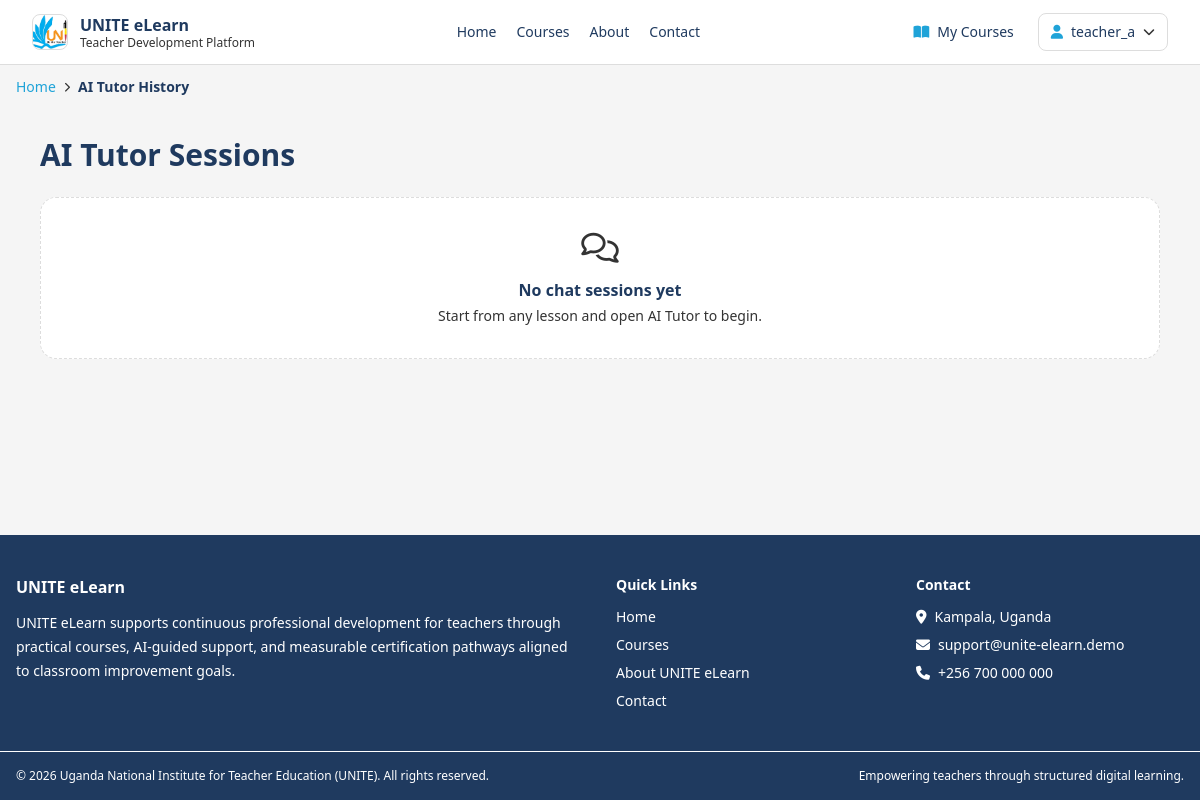
/ai/history/ (signed in), run on an earlier commit of the app's database.
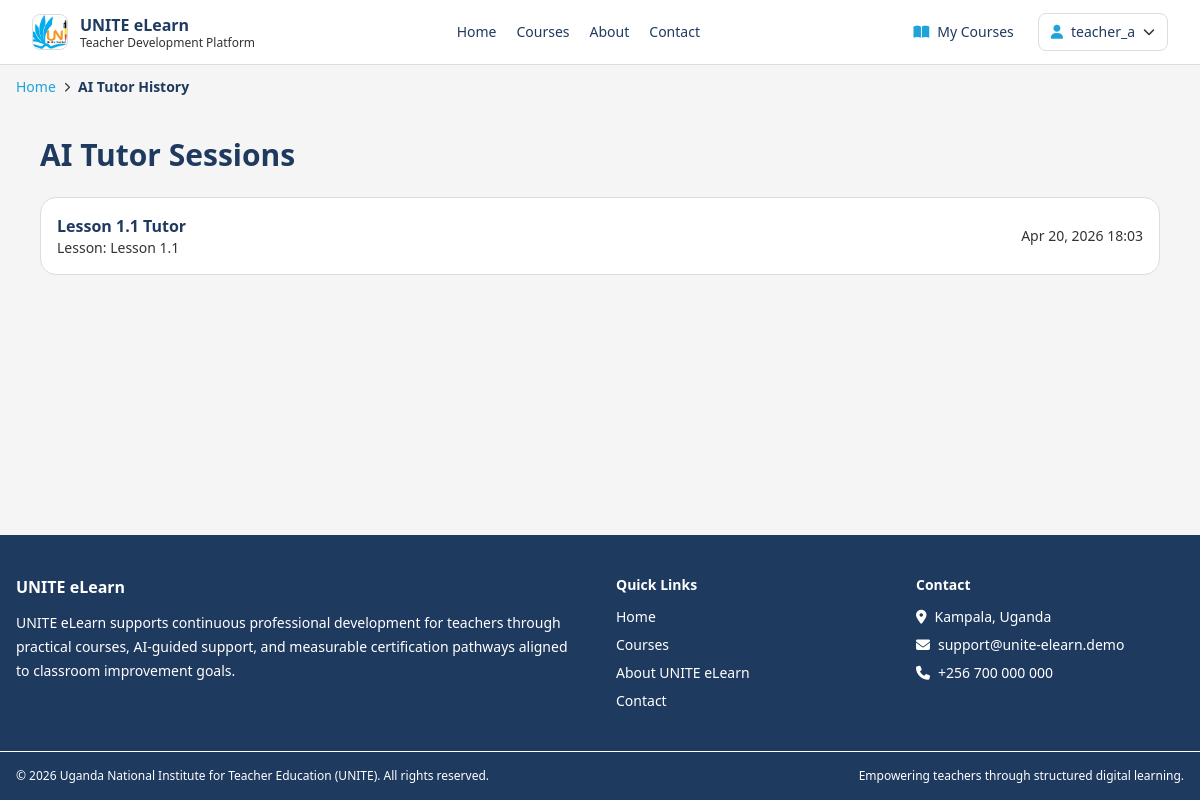
And on a later commit of the database.
### ai_tutor/models.py (models this page shows, shortened)
class ChatSession(models.Model):
    user = models.ForeignKey(User, on_delete=models.CASCADE, related_name="chat_sessions")
    course = models.ForeignKey(Course, on_delete=models.SET_NULL, null=True, blank=True, related_name="chat_sessions")
    lesson = models.ForeignKey(Lesson, on_delete=models.SET_NULL, null=True, blank=True, related_name="chat_sessions")
    title = models.CharField(max_length=255, blank=True)
    created_at = models.DateTimeField(auto_now_add=True)
    updated_at = models.DateTimeField(auto_now=True)
    class Meta:
        ordering = ["-updated_at"]

### courses/models.py (models this page shows, shortened)
class Lesson(models.Model):
    TYPE_VIDEO = "video"
    TYPE_READING = "reading"
    TYPE_ASSIGNMENT = "assignment"
    TYPE_CHOICES = [
        (TYPE_VIDEO, "Video"),
        (TYPE_READING, "Reading"),
        (TYPE_ASSIGNMENT, "Assignment"),
    ]
    module = models.ForeignKey(Module, on_delete=models.CASCADE, related_name="lessons")
    title = models.CharField(max_length=255)
    order = models.PositiveIntegerField(default=1)
    lesson_type = models.CharField(max_length=20, choices=TYPE_CHOICES, default=TYPE_READING)
    duration_minutes = models.PositiveIntegerField(null=True, blank=True)
    content = models.TextField()
    summary = models.TextField(blank=True)
    ai_summary = models.TextField(blank=True)
    ai_keywords = models.TextField(blank=True)
    video_url = models.URLField(blank=True)
    downloadable_material_url = models.URLField(blank=True)
    class Meta:
        ordering = ["module", "order", "id"]

### ai_tutor/views.py (the view)
# urls.py: path("ai/history/", views.chat_history_view, name="history"),
@login_required
def chat_history_view(request):
    sessions = ChatSession.objects.filter(user=request.user).select_related("course", "lesson")
    return render(request, "ai_tutor/history.html", {"sessions": sessions})

### core/templatetags/navigation.py (called while the page is built)
def _safe_reverse(name, **kwargs):
    try:
        return reverse(name, kwargs=kwargs) if kwargs else reverse(name)
    except NoReverseMatch:
        return ""

### ai_tutor/templates/ai_tutor/history.html (shortened to what this page needs)
{% extends 'base.html' %}
{% block content %}
<div class="max-w-6xl mx-auto px-4 py-10">
    <h1 class="text-3xl font-bold mb-6 text-unite-navy-500">AI Tutor Sessions</h1>
    <div class="space-y-3">
        {% for session in sessions %}
            <a href="{% url 'ai_tutor:chat' %}?session_id={{ session.id }}" class="block bg-white border border-unite-gray-300 rounded-2xl p-4 hover:bg-unite-gray-100">
                <div class="flex justify-between items-center">
                    <div>
                        <p class="font-semibold text-unite-navy-500">{{ session.title|default:'AI Tutor Session' }}</p>
                        <p class="text-sm text-unite-text-main">
                            {% if session.lesson %}Lesson: {{ session.lesson.title }}{% elif session.course %}Course: {{ session.course.title }}{% else %}General{% endif %}
                        </p>
                    </div>
                    <p class="text-sm text-unite-text-main">{{ session.updated_at|date:"M d, Y H:i" }}</p>
                </div>
            </a>
        {% empty %}
            <div class="bg-white border border-dashed border-unite-gray-300 rounded-2xl p-8 text-unite-text-main text-center">
                <i class="fa-regular fa-comments text-3xl text-unite-text-main"></i>
                <p class="mt-3 font-semibold text-unite-navy-500">No chat sessions yet</p>
                <p class="mt-1 text-sm text-unite-text-main">Start from any lesson and open AI Tutor to begin.</p>
            </div>
        {% endfor %}
    </div>
</div>
{% endblock %}

What changed in the data, as far as the page shows it:
added ChatSession: title "Lesson 1.1 Tutor", lesson "Lesson 1.1", updated_at "Apr 20, 2026 18:03"
Also different on the page:
text no longer shown: "No chat sessions yet Start from any lesson and open AI Tutor to begin."
